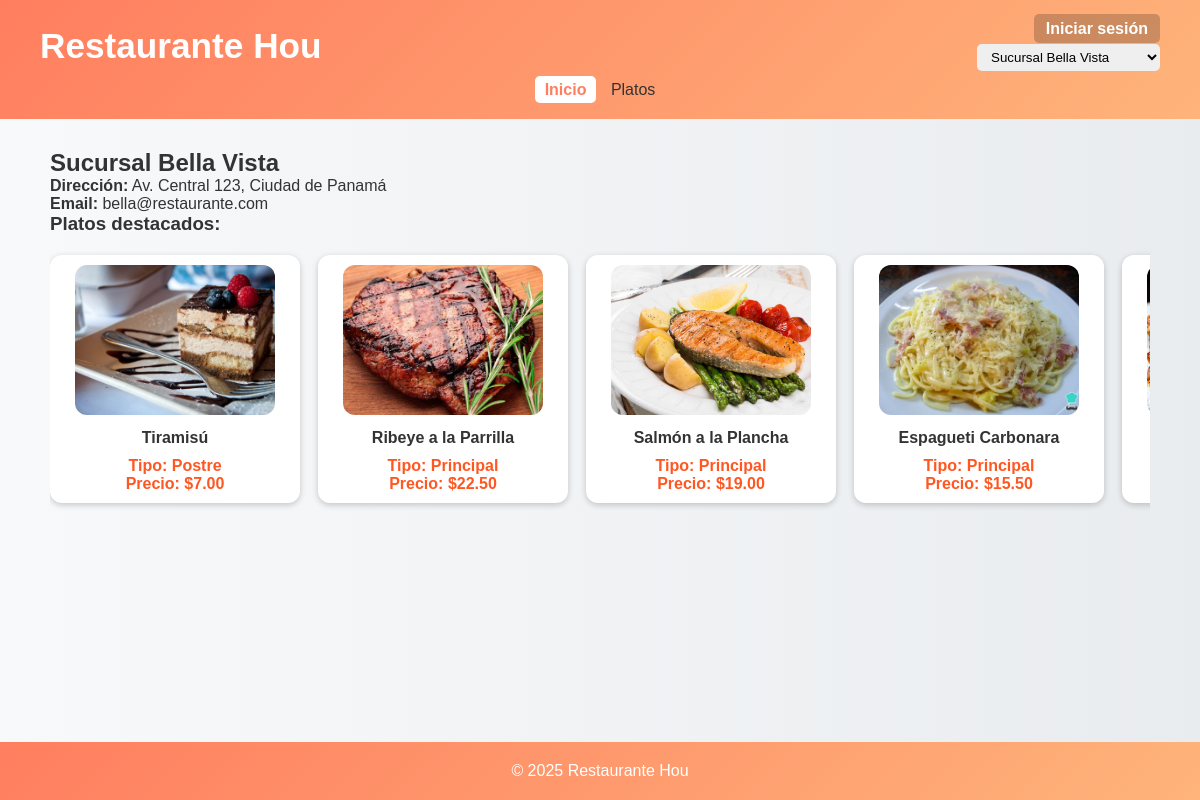
Screenshot of /Restaurante_Hou/index.php?id_sucursal=1 with the database file from the repository.
### tables this page shows
CREATE TABLE `sucursal` (
  `id_sucursal` int(11) NOT NULL,
  `nombre` varchar(100) NOT NULL,
  `direccion` varchar(200) NOT NULL,
  `email` varchar(100) DEFAULT NULL
);

CREATE TABLE `plato` (
  `codigo_plato` int(11) NOT NULL,
  `tipo` varchar(50) NOT NULL,
  `precio` decimal(10,2) NOT NULL,
  `descripcion` varchar(1000) DEFAULT NULL,
  `cedula_cocinero` varchar(13) DEFAULT NULL,
  `imagen` varchar(150) DEFAULT NULL,
  `nombre` varchar(120) DEFAULT NULL,
  `disponible` tinyint(1) NOT NULL DEFAULT 1
);

### Restaurante_Hou/index.php (the view, shortened to what this page needs)
<?php
include 'config.php';
include 'includes/header.php';
$id_sucursal = isset($_GET['id_sucursal']) ? (int)$_GET['id_sucursal'] : null;
?>
<div class="container">
    <?php if($id_sucursal): ?>
        <?php
        $sucursal = $conn->query("SELECT * FROM Sucursal WHERE id_sucursal = $id_sucursal")->fetch_assoc();
        if($sucursal):
        ?>
            <h2><?= htmlspecialchars($sucursal['nombre']) ?></h2>
            <p><b>Dirección:</b> <?= htmlspecialchars($sucursal['direccion']) ?></p>
            <p><b>Email:</b> <?= htmlspecialchars($sucursal['email']) ?></p>
            <h3>Platos destacados:</h3>
            <div class="platos">
                <?php
                $platos = $conn->query("SELECT p.* FROM Plato p
                        JOIN Ofrece o ON p.codigo_plato = o.codigo_plato
                        WHERE o.id_sucursal = $id_sucursal
                        AND p.disponible = 1
                        ORDER BY RAND() LIMIT 8");
                while($plato = $platos->fetch_assoc()):
                ?>
                    <div class="plato" data-codigo="<?= $plato['codigo_plato'] ?>">
                        <img src="<?= $plato['imagen'] ?>" alt="<?= htmlspecialchars($plato['nombre']) ?>">
                        <h4><?= htmlspecialchars($plato['nombre']) ?></h4>
                        <p><b>Tipo:</b> <?= htmlspecialchars($plato['tipo']) ?></p>
                        <p><b>Precio:</b> $<?= $plato['precio'] ?></p>
                    </div>
                <?php endwhile; ?>
            </div>
        <?php else: ?>
            <p style="text-align:center;">Sucursal no encontrada.</p>
        <?php endif; ?>
    <?php else: ?>
        <p style="text-align:center;">Seleccione una sucursal para ver información y platos.</p>
    <?php endif; ?>
</div>
<?php
include 'includes/footer.php';
?>

### Restaurante_Hou/includes/header.php (shortened to what this page needs)
<?php
include 'config.php';
$pagina_actual = basename($_SERVER['PHP_SELF']);
$activo_inicio = in_array($pagina_actual, ['index.php']) ? 'active' : '';
$activo_platos = in_array($pagina_actual, ['platos.php', 'detalle_plato.php']) ? 'active' : '';
?>
<!DOCTYPE html>
<html lang="es">
<head>
    <link rel="stylesheet" href="css/estilos.css">
</head>
<body>
<header>
    <div class="top-bar" style="display: flex; justify-content: space-between; align-items: center; padding: 0 40px;">
        <div class="logo">
            <h1 style="margin: 0;">Restaurante Hou</h1>
        </div>
        <div style="display: flex; flex-direction: column; align-items: flex-end; gap: 6px;">
            <div class="user-section">
                <?php if(isset($_SESSION['usuario'])): ?>
                    <span class="welcome-text">👋 Bienvenido, <strong><?= htmlspecialchars($_SESSION['usuario']) ?></strong></span>
                    <a href="logout.php" class="logout-btn" style="margin-left: 10px;">Cerrar sesión</a>
                <?php else: ?>
                    <a href="login.php" class="login-btn">Iniciar sesión</a>
                <?php endif; ?>
            </div>
            <div class="sucursal-dropdown">
                <form method="GET" action="<?= htmlspecialchars($pagina_actual) ?>">
                    <select name="id_sucursal" id="sucursal" onchange="this.form.submit()">
                        <?php
                        $result = $conn->query("SELECT id_sucursal, nombre FROM Sucursal");
                        while($row = $result->fetch_assoc()){
                            $selected = (isset($_GET['id_sucursal']) && $_GET['id_sucursal'] == $row['id_sucursal']) ? 'selected' : '';
                            echo "<option value='{$row['id_sucursal']}' $selected>{$row['nombre']}</option>";
                        }
                        ?>
                    </select>
                </form>
            </div>
        </div>
    </div>
    <nav style="text-align:center; margin-top:10px;">
        <a href="index.php" class="<?= $activo_inicio ?>">Inicio</a>
        <a href="platos.php" class="<?= $activo_platos ?>">Platos</a>
    </nav>
</header>
<main>

### Restaurante_Hou/includes/footer.php (shortened to what this page needs)
</main>
<footer>
    <p>&copy; 2025 Restaurante Hou</p>
</footer>
</body>
</html>

### Restaurante_Hou/css/estilos.css (style rules this page uses)
* { margin: 0; padding: 0; box-sizing: border-box; }
main { flex: 1; padding: 30px 50px; }
html, body { height: 100%; margin: 0; font-family: 'Arial', sans-serif; background: linear-gradient(to right, #f8f9fa, #e9ecef); color: #333; display: flex; flex-direction: column; }
header { background: linear-gradient(135deg, #ff7e5f, #feb47b); color: white; padding: 20px 0; text-align: center; }
header h1 { font-size: 2.5em; margin-bottom: 10px; }
nav { margin-top: 10px; }
nav a.active { color: #ff7e5f; background-color: #fff; padding: 5px 10px; border-radius: 5px; font-weight: bold; text-decoration: none; }
nav a { text-decoration: none; color: #333; padding: 5px 10px; }
.top-bar { display: flex; justify-content: space-between; align-items: center; padding: 0 50px; margin-bottom: 10px; }
.logo h1 { font-size: 2.2em; margin: 0; }
.login-btn, .logout-btn { color: white; font-weight: bold; text-decoration: none; background: rgba(0, 0, 0, 0.2); padding: 6px 12px; border-radius: 5px; transition: background 0.3s; }
.sucursal-dropdown select { padding: 5px 10px; border-radius: 5px; border: none; }
.top-bar .sucursal-dropdown { align-self: flex-end; }
.top-bar .sucursal-dropdown select { padding: 5px 10px; border-radius: 5px; border: none; align-self: flex-end; }
.platos { display: flex; flex-wrap: nowrap; gap: 18px; padding: 20px 0; overflow-x: auto; scrollbar-width: thin; }
.plato { flex: 0 0 auto; width: 250px; background: white; padding: 10px; border-radius: 12px; text-align: center; box-shadow: 0px 2px 6px rgba(0,0,0,0.2); transition: transform 0.3s, box-shadow 0.3s; }
.plato img { width: 200px; height: 150px; border-radius: 12px; object-fit: cover; margin-bottom: 10px; }
.plato h4 { margin-bottom: 10px; }
.plato p { font-weight: bold; color: #ff5722; }
footer { text-align: center; padding: 20px 0; background: linear-gradient(135deg, #ff7e5f, #feb47b); color: white; margin-top: auto; }

### rows the page displays
sucursal: nombre "Sucursal Bella Vista", direccion "Av. Central 123, Ciudad de Panamá", email "bella@restaurante.com"
plato: imagen (picture), nombre "Tiramisú", tipo "Postre", precio "7.00"
plato: imagen (picture), nombre "Ribeye a la Parrilla", tipo "Principal", precio "22.50"
plato: imagen (picture), nombre "Salmón a la Plancha", tipo "Principal", precio "19.00"
plato: imagen (picture), nombre "Espagueti Carbonara", tipo "Principal", precio "15.50"
plato: imagen (picture)

### other values shown
form field id_sucursal "Sucursal Bella Vista"
